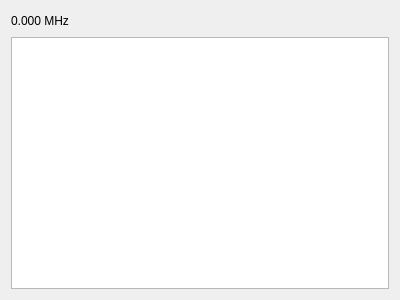
<?xml version="1.0" encoding="UTF-8"?>
<ui version="4.0">
 <class>WsjtxWidget</class>
 <widget class="QWidget" name="WsjtxWidget">
  <property name="geometry">
   <rect>
    <x>0</x>
    <y>0</y>
    <width>400</width>
    <height>300</height>
   </rect>
  </property>
  <property name="windowTitle">
   <string>Form</string>
  </property>
  <layout class="QGridLayout" name="gridLayout">
   <item row="0" column="0" colspan="2">
    <widget class="QLabel" name="freqLabel">
     <property name="text">
      <string>0.000 MHz</string>
     </property>
    </widget>
   </item>
   <item row="0" column="2">
    <widget class="QLabel" name="modeLabel">
     <property name="text">
      <string/>
     </property>
    </widget>
   </item>
   <item row="0" column="3">
    <spacer name="horizontalSpacer">
     <property name="orientation">
      <enum>Qt::Horizontal</enum>
     </property>
     <property name="sizeHint" stdset="0">
      <size>
       <width>40</width>
       <height>20</height>
      </size>
     </property>
    </spacer>
   </item>
   <item row="1" column="0" colspan="5">
    <widget class="QTableView" name="tableView">
     <property name="focusPolicy">
      <enum>Qt::ClickFocus</enum>
     </property>
     <property name="sizeAdjustPolicy">
      <enum>QAbstractScrollArea::AdjustToContents</enum>
     </property>
     <property name="editTriggers">
      <set>QAbstractItemView::NoEditTriggers</set>
     </property>
     <property name="tabKeyNavigation">
      <bool>false</bool>
     </property>
     <property name="selectionMode">
      <enum>QAbstractItemView::SingleSelection</enum>
     </property>
     <property name="selectionBehavior">
      <enum>QAbstractItemView::SelectRows</enum>
     </property>
     <attribute name="horizontalHeaderStretchLastSection">
      <bool>true</bool>
     </attribute>
     <attribute name="verticalHeaderVisible">
      <bool>false</bool>
     </attribute>
     <attribute name="verticalHeaderStretchLastSection">
      <bool>false</bool>
     </attribute>
    </widget>
   </item>
  </layout>
 </widget>
 <resources/>
 <connections>
  <connection>
   <sender>tableView</sender>
   <signal>doubleClicked(QModelIndex)</signal>
   <receiver>WsjtxWidget</receiver>
   <slot>tableViewDoubleClicked(QModelIndex)</slot>
   <hints>
    <hint type="sourcelabel">
     <x>199</x>
     <y>181</y>
    </hint>
    <hint type="destinationlabel">
     <x>199</x>
     <y>149</y>
    </hint>
   </hints>
  </connection>
  <connection>
   <sender>tableView</sender>
   <signal>clicked(QModelIndex)</signal>
   <receiver>WsjtxWidget</receiver>
   <slot>tableViewClicked(QModelIndex)</slot>
   <hints>
    <hint type="sourcelabel">
     <x>199</x>
     <y>162</y>
    </hint>
    <hint type="destinationlabel">
     <x>199</x>
     <y>149</y>
    </hint>
   </hints>
  </connection>
 </connections>
 <slots>
  <slot>tableViewDoubleClicked(QModelIndex)</slot>
  <slot>tableViewClicked(QModelIndex)</slot>
 </slots>
</ui>
